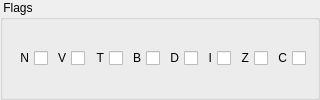
         <widget class="QGroupBox" name="flagsGroupBox">
          <property name="title">
           <string> Flags </string>
          </property>
          <layout class="QHBoxLayout" name="horizontalLayout" stretch="0,0,0,0,0,0,0,0">
           <property name="spacing">
            <number>4</number>
           </property>
           <item>
            <widget class="QCheckBox" name="nfCheckBox">
             <property name="toolTip">
              <string>Negative flag N</string>
             </property>
             <property name="layoutDirection">
              <enum>Qt::RightToLeft</enum>
             </property>
             <property name="text">
              <string>N</string>
             </property>
             <property name="key" stdset="0">
              <string>NF</string>
             </property>
             <property name="type" stdset="0">
              <string>boolean</string>
             </property>
            </widget>
           </item>
           <item>
            <widget class="QCheckBox" name="vfCheckBox">
             <property name="toolTip">
              <string>Overflow flag V</string>
             </property>
             <property name="layoutDirection">
              <enum>Qt::RightToLeft</enum>
             </property>
             <property name="text">
              <string>V</string>
             </property>
             <property name="key" stdset="0">
              <string>VF</string>
             </property>
             <property name="type" stdset="0">
              <string>boolean</string>
             </property>
            </widget>
           </item>
           <item>
            <widget class="QCheckBox" name="tfCheckBox">
             <property name="toolTip">
              <string>X modified operation mode flag T</string>
             </property>
             <property name="layoutDirection">
              <enum>Qt::RightToLeft</enum>
             </property>
             <property name="text">
              <string>T</string>
             </property>
             <property name="key" stdset="0">
              <string>TF</string>
             </property>
             <property name="type" stdset="0">
              <string>boolean</string>
             </property>
            </widget>
           </item>
           <item>
            <widget class="QCheckBox" name="bfCheckBox">
             <property name="toolTip">
              <string>Break flag B</string>
             </property>
             <property name="layoutDirection">
              <enum>Qt::RightToLeft</enum>
             </property>
             <property name="text">
              <string>B</string>
             </property>
             <property name="key" stdset="0">
              <string>BF</string>
             </property>
             <property name="type" stdset="0">
              <string>boolean</string>
             </property>
            </widget>
           </item>
           <item>
            <widget class="QCheckBox" name="cfCheckBox">
             <property name="toolTip">
              <string>Decimal mode flag D</string>
             </property>
             <property name="layoutDirection">
              <enum>Qt::RightToLeft</enum>
             </property>
             <property name="text">
              <string>D</string>
             </property>
             <property name="key" stdset="0">
              <string>DF</string>
             </property>
             <property name="type" stdset="0">
              <string>boolean</string>
             </property>
            </widget>
           </item>
           <item>
            <widget class="QCheckBox" name="cfCheckBox">
             <property name="toolTip">
              <string>Interrupt disable flag I</string>
             </property>
             <property name="layoutDirection">
              <enum>Qt::RightToLeft</enum>
             </property>
             <property name="text">
              <string>I</string>
             </property>
             <property name="key" stdset="0">
              <string>IF</string>
             </property>
             <property name="type" stdset="0">
              <string>boolean</string>
             </property>
            </widget>
           </item>
           <item>
            <widget class="QCheckBox" name="cfCheckBox">
             <property name="toolTip">
              <string>Zero flag Z</string>
             </property>
             <property name="layoutDirection">
              <enum>Qt::RightToLeft</enum>
             </property>
             <property name="text">
              <string>Z</string>
             </property>
             <property name="key" stdset="0">
              <string>ZF</string>
             </property>
             <property name="type" stdset="0">
              <string>boolean</string>
             </property>
            </widget>
           </item>
           <item>
            <widget class="QCheckBox" name="cfCheckBox">
             <property name="toolTip">
              <string>Carry flag C</string>
             </property>
             <property name="layoutDirection">
              <enum>Qt::RightToLeft</enum>
             </property>
             <property name="text">
              <string>C</string>
             </property>
             <property name="key" stdset="0">
              <string>CF</string>
             </property>
             <property name="type" stdset="0">
              <string>boolean</string>
             </property>
            </widget>
           </item>
          </layout>
         </widget>
